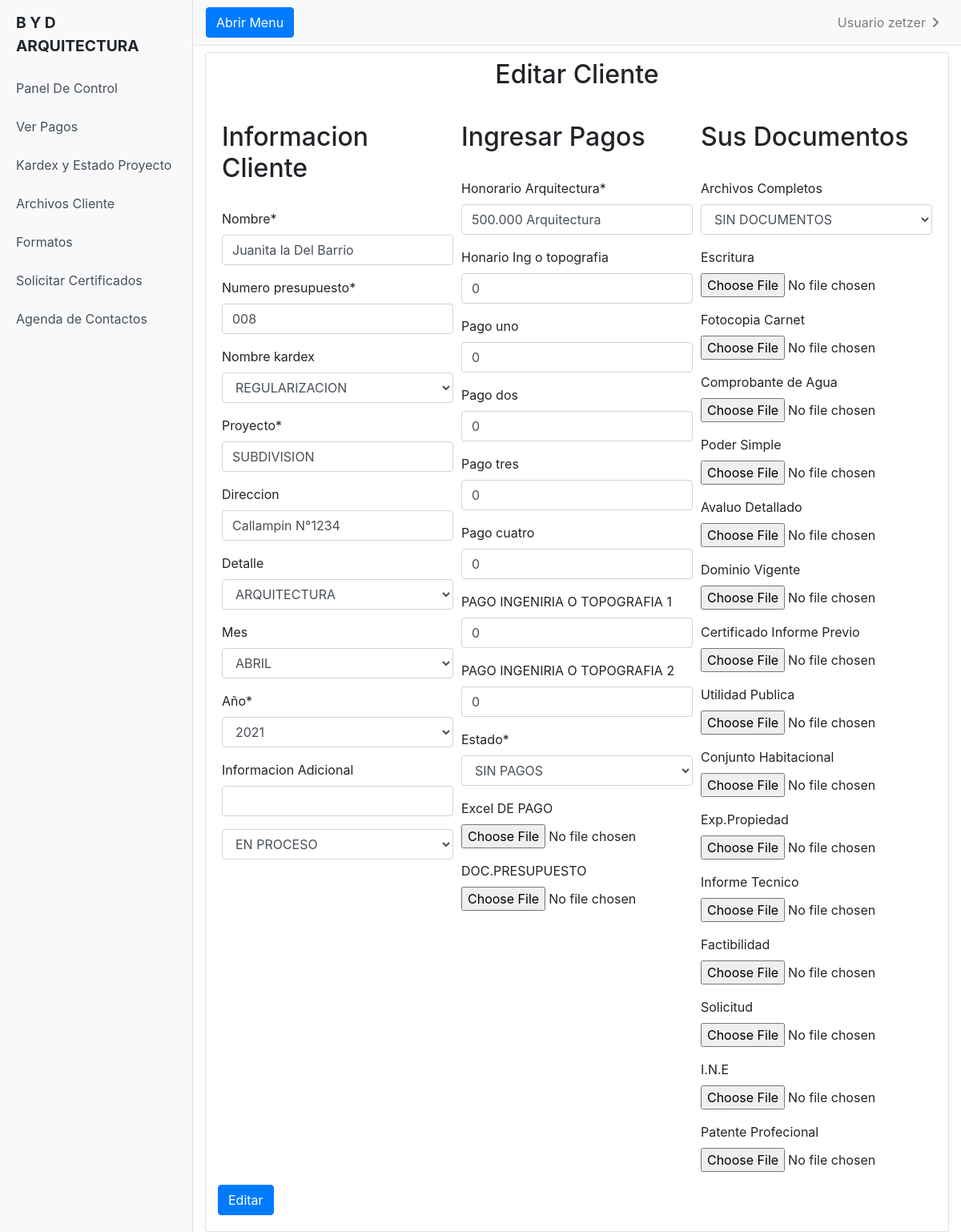
/editar/edit/15 (signed in), run on the app's committed database.
### miapp/models.py (models this page shows, shortened)
class dato_cliente(models.Model):
    nombre = models.CharField(max_length=100)
    numero_presupuesto = models.CharField(max_length=4)
    proyecto = models.CharField(max_length=30)
    estado = models.CharField(max_length=30, null=False ,blank=False, choices=select_estado, default='DEBE PAGAR')
    año = models.ForeignKey(Año_ingreso, null=False,blank=False, on_delete=models.CASCADE)
    pago_uno  = models.CharField(max_length=20, null=True, blank=True,default=0)
    pago_dos = models.CharField(max_length=20, null=True,blank=True,default=0)
    pago_tres = models.CharField(max_length=20, null=True,blank=True,default=0)
    documento = models.FileField(null=True, blank=True,upload_to="documentos/", verbose_name="Excel DE PAGO")
    mes = models.CharField(max_length=30, null=True ,blank=True, choices=select_meses)
    detalle = models.CharField(max_length=100,null=True, blank=True, choices=select_detalle)
    honorario = models.CharField(max_length=20, null=False, blank=False,verbose_name="Honorario Arquitectura")
    direccion = models.CharField(max_length=100, null=True, blank=True)
    nombre_kardex = models.ForeignKey('kardex', on_delete=models.CASCADE, null=True,blank=True,)
    proyecto_completado = models.CharField(max_length=100, null=False ,blank=False, choices=select_proyecto_complet, default='EN PROCESO', verbose_name="")
    detalle_estado = models.CharField(max_length=100, null=True, blank=True,verbose_name="Informacion Adicional")
    documento_presupuesto = models.FileField(null=True, blank=True,upload_to="documentos/", verbose_name="DOC.PRESUPUESTO")
    file_uno = models.FileField(null=True, blank=True,upload_to="documentos/", verbose_name="Escritura")
    file_dos = models.FileField(null=True, blank=True,upload_to="documentos/", verbose_name="Fotocopia Carnet")
    file_tres = models.FileField(null=True, blank=True,upload_to="documentos/", verbose_name="Comprobante de Agua")
    file_cuatro = models.FileField(null=True, blank=True,upload_to="documentos/", verbose_name="Poder Simple")
    file_cinco = models.FileField(null=True, blank=True,upload_to="documentos/", verbose_name="Avaluo Detallado")
    file_seis = models.FileField(null=True, blank=True,upload_to="documentos/", verbose_name="Dominio Vigente")
    file_siete = models.FileField(null=True, blank=True,upload_to="documentos/", verbose_name="Certificado Informe Previo")
    file_ocho = models.FileField(null=True, blank=True,upload_to="documentos/", verbose_name="Utilidad Publica")
    file_nueve = models.FileField(null=True, blank=True,upload_to="documentos/", verbose_name="Conjunto Habitacional")
    file_dies = models.FileField(null=True, blank=True,upload_to="documentos/", verbose_name="Exp.Propiedad")
    file_once = models.FileField(null=True, blank=True,upload_to="documentos/", verbose_name="Informe Tecnico")
    file_doce = models.FileField(null=True, blank=True,upload_to="documentos/", verbose_name="Factibilidad")
    file_trece = models.FileField(null=True, blank=True,upload_to="documentos/", verbose_name="Solicitud")
    file_catorce = models.FileField(null=True, blank=True,upload_to="documentos/", verbose_name="I.N.E")
    file_quince = models.FileField(null=True, blank=True,upload_to="documentos/", verbose_name="Patente Profecional")
    complete = models.CharField(max_length=50, null=True ,blank=True, choices=select_documentos, verbose_name="Archivos Completos")
    pago_cuatro = models.CharField(max_length=20, null=True,blank=True,default=0)
    pago_quinto = models.CharField(max_length=100, null=True,blank=True,default=0, verbose_name="PAGO INGENIRIA O TOPOGRAFIA 1")
    honorario_dos = models.CharField(max_length=20, null=True, blank=True,verbose_name="honario Ing o topografia", default="0")
    pago_seis = models.CharField(max_length=100, null=True,blank=True,default=0, verbose_name="PAGO INGENIRIA O TOPOGRAFIA 2")
    class Meta:
        ordering = ["-id"]

class kardex(models.Model):
    nombre_kardex = models.CharField(max_length=100)
    def __str__(self):
        return self.nombre_kardex

class Año_ingreso(models.Model):
    año = models.CharField(max_length=20)
    def __str__(self):
        return self.año

### miapp/views.py (the view)
# urls.py: path('editar/edit/<int:pk>', EditarView.as_view(), name="editar"),
class EditarView(UpdateView):
    model = dato_cliente
    form_class = agregar_form
    template_name = 'miapp/editar.html'

### miapp/forms.py
class agregar_form(forms.ModelForm):
    class Meta:
        model = dato_cliente
        fields = ('nombre', 'numero_presupuesto', 'proyecto','direccion','honorario','honorario_dos','detalle','mes','año', 'pago_uno',
         'pago_dos','pago_tres','pago_cuatro','pago_quinto','pago_seis','estado','nombre_kardex','detalle_estado','proyecto_completado',
         'documento','documento_presupuesto',
         'complete',
         'file_uno',
         'file_dos',
         'file_tres',
         'file_cuatro',
         'file_cinco',
         'file_seis',
         'file_siete',
         'file_ocho',
         'file_nueve',
         'file_dies',
         'file_once',
         'file_doce',
         'file_trece',
         'file_catorce',
         'file_quince',)

### miapp/templates/miapp/editar.html (shortened to what this page needs)
{% extends 'miapp/base.html' %}
{% load static %}
{% load crispy_forms_tags %}
{% block content %}
{% if user.is_authenticated %}
    <div class="row justify-content-center mt-2">
        <div class="col">
            <div class="card">
                <div class="card-title">
                    <h2 class="text-center mt-2">Editar Cliente</h2>
                </div>
                    <div class="card-body">
                        <form action="" method="POST"  enctype="multipart/form-data">
                            <div class="form-row">
                                <div class="form-group col-md-4 mb-0">
                                    <h2>Informacion Cliente</h2>
                                    <br>
                                  {{ form.nombre|as_crispy_field }}
                                  {{ form.numero_presupuesto|as_crispy_field }}
                                  {{ form.nombre_kardex|as_crispy_field }}
                                  {{ form.proyecto|as_crispy_field }}
                                  {{ form.direccion|as_crispy_field }}
                                  {{ form.detalle|as_crispy_field }}
                                  {{ form.mes|as_crispy_field }}
                                  {{ form.año|as_crispy_field }}
                                  {{ form.detalle_estado|as_crispy_field }}
                                  {{ form.proyecto_completado|as_crispy_field }}
                                </div>
                                <div class="form-group col-md-4 mb-0">
                                    <h2>Ingresar Pagos</h2>
                                    <br>
                                    {{ form.honorario|as_crispy_field }}
                                    {{ form.honorario_dos|as_crispy_field }}
                                    {{ form.pago_uno|as_crispy_field }}
                                    {{ form.pago_dos|as_crispy_field }}
                                    {{ form.pago_tres|as_crispy_field }}
                                    {{ form.pago_cuatro|as_crispy_field }}
                                    {{ form.pago_quinto|as_crispy_field }}
                                    {{ form.pago_seis|as_crispy_field }}
                                    {{ form.estado|as_crispy_field }}
                                    {{ form.documento|as_crispy_field }}
                                    {{ form.documento_presupuesto|as_crispy_field }}
                                </div>
                                <div class="form-group col-md-4 mb-0">
                                    <h2>Sus Documentos</h2>
                                    <br>
                                {{ form.complete|as_crispy_field }}
                                {{ form.file_uno|as_crispy_field }}
                                {{ form.file_dos|as_crispy_field }}
                                {{ form.file_tres|as_crispy_field }}
                                {{ form.file_cuatro|as_crispy_field }}
                                {{ form.file_cinco|as_crispy_field }}
                                {{ form.file_seis|as_crispy_field }}
                                {{ form.file_siete|as_crispy_field }}
                                {{ form.file_ocho|as_crispy_field }}
                                {{ form.file_nueve|as_crispy_field }}
                                {{ form.file_dies|as_crispy_field }}
                                {{ form.file_once|as_crispy_field }}
                                {{ form.file_doce|as_crispy_field }}
                                {{ form.file_trece|as_crispy_field }}
                                {{ form.file_catorce|as_crispy_field }}
                                {{ form.file_quince|as_crispy_field }}
                            </div>
                            <input type="submit" value="Editar" class="btn btn-primary">
                        </form>
                    </div>
            </div>
        </div>
        </div>
        {% endif %}
{% endblock %}

### miapp/templates/miapp/base.html (shortened to what this page needs)
{% load static %}
<!DOCTYPE html>
<html lang="en">
<head>
  <link rel="stylesheet" href="https://cdn.jsdelivr.net/npm/bootstrap@4.6.0/dist/css/bootstrap.min.css">
  <link href="{% static '/vendor/fontawesome-free/css/all.min.css' %}" rel="stylesheet" type="text/css">
  <link href="{% static '/vendor/datatables/dataTables.bootstrap4.css' %}" rel="stylesheet">
  <link href="{% static 'css/style.css' %}" rel="stylesheet">
  <link href="{% static '/css/sb-admin.css' %}" rel="stylesheet">
</head>
<body>
  <div class="d-flex" id="wrapper">
    <div class="bg-light border-right" id="sidebar-wrapper">
      <div class="sidebar-heading" style="text-shadow: black;">
        <strong>B Y D ARQUITECTURA</strong>
      </div>
      <div class="list-group list-group-flush">
        <a href="{% url 'home' %}" class="list-group-item list-group-item-action bg-light">Panel De Control</a>
        <a href="{% url 'pago' %}" class="list-group-item list-group-item-action bg-light">Ver Pagos</a>
        <a href="{% url 'estado_proyecto' %}" class="list-group-item list-group-item-action bg-light">Kardex y Estado Proyecto</a>
        <a href="{% url 'detalle_archivos' %}" class="list-group-item list-group-item-action bg-light">Archivos Cliente</a>
        <a href="{% url 'formato_lista' %}" class="list-group-item list-group-item-action bg-light">Formatos</a>
        <a href="{% url 'certificado_lista' %}" class="list-group-item list-group-item-action bg-light">Solicitar Certificados</a>
        <a href="{% url 'agenda_contacto' %}" class="list-group-item list-group-item-action bg-light">Agenda de Contactos</a>
      </div>
    </div>
    <div id="page-content-wrapper">
      <nav class="navbar navbar-expand-lg navbar-light bg-light border-bottom">
        <button class="btn btn-primary" id="menu-toggle">Abrir Menu</button>
        <div class="collapse navbar-collapse" id="navbarSupportedContent">
          <ul class="navbar-nav ml-auto mt-2 mt-lg-0">
            {% if user.is_authenticated %}
            <li class="nav-item dropdown">
              <a class="nav-link dropdown-toggle" href="#" id="navbarDropdown" role="button" data-toggle="dropdown" aria-haspopup="true" aria-expanded="false">
                Usuario {{ user }}
              </a>
            </li>
            {% else %}
          <li class="nav-item">
            <a class="nav-link" href="{% url 'login' %}">Login</a>
          </li>
            {% endif %}
          </ul>
        </div>
      </nav>
      <div class="container-fluid">
        {% block content %}
        {% endblock %}
      </div>
    </div>
  </div>
</body>
</html>

### miapp/static/css/style.css (style rules this page uses)
#wrapper { overflow-x: hidden; }
#sidebar-wrapper { min-height: 100vh; margin-left: -15rem; -webkit-transition: margin .25s ease-out; -moz-transition: margin .25s ease-out; -o-transition: margin .25s ease-out; transition: margin .25s ease-out; }
#sidebar-wrapper .sidebar-heading { padding: 0.875rem 1.25rem; font-size: 1.2rem; }
#sidebar-wrapper .list-group { width: 15rem; }
#page-content-wrapper { min-width: 100vw; }
@media (min-width: 768px) { #sidebar-wrapper { margin-left: 0; } }
@media (min-width: 768px) { #page-content-wrapper { min-width: 0; width: 100%; } }

### data on the page
dato_cliente: nombre "Juanita la Del Barrio", numero_presupuesto "008", proyecto "SUBDIVISION", direccion "Callampin N°1234", detalle "ARQUITECTURA", mes "ABRIL", proyecto_completado "EN PROCESO", honorario "500.000 Arquitectura", honorario_dos "0", pago_uno "0", pago_dos "0", pago_tres "0", pago_cuatro "0", pago_quinto "0", pago_seis "0", estado "SIN PAGOS", complete "SIN DOCUMENTOS"
kardex: nombre_kardex "REGULARIZACION"
Año_ingreso: año "2021"

### other printed values
{{ user }} "zetzer"
